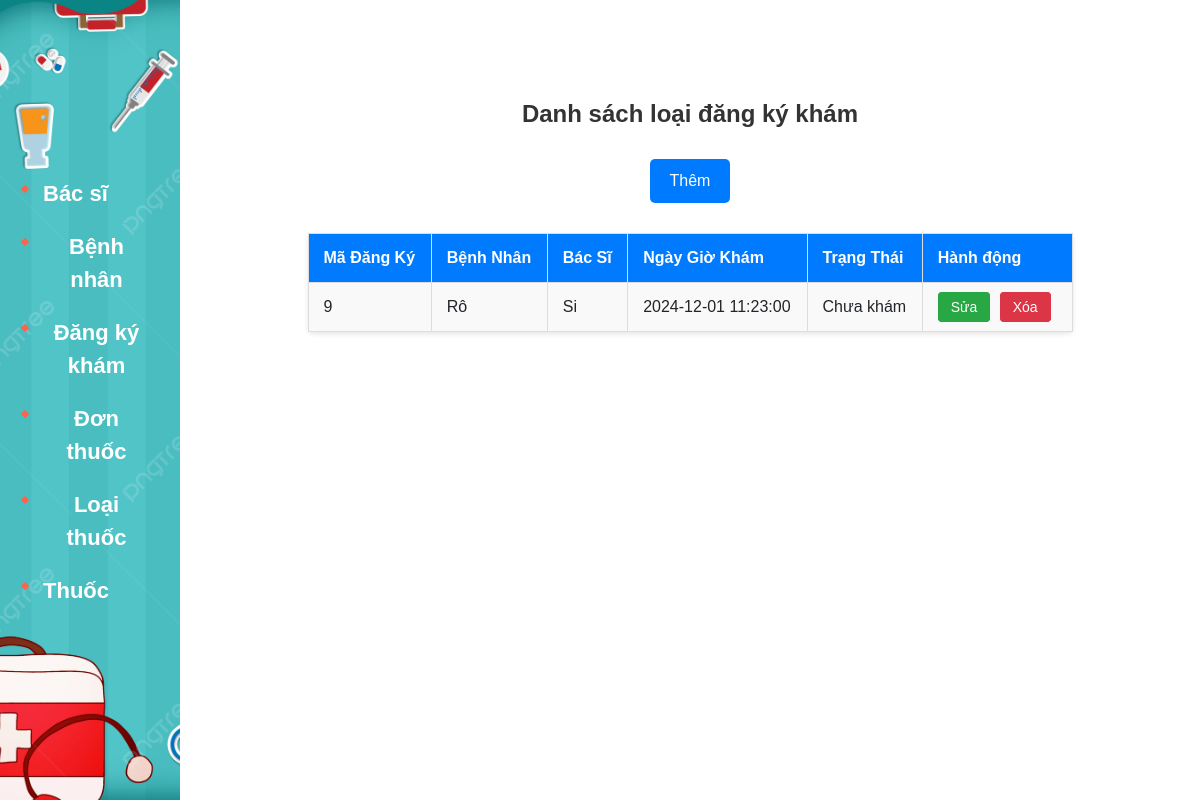
Screenshot of /index.php?act=all_dangKyKham with the database file from the repository.
### tables this page shows
CREATE TABLE `dangkykham` (
  `MaDangKy` int(11) NOT NULL,
  `MaBenhNhan` int(11) NOT NULL,
  `MaBacSi` int(11) NOT NULL,
  `NgayGioKham` datetime NOT NULL,
  `TrangThai` enum('Chưa khám','Đã khám','Hủy') DEFAULT 'Chưa khám'
);

CREATE TABLE `benhnhan` (
  `MaBenhNhan` int(11) NOT NULL,
  `HoTen` varchar(255) NOT NULL,
  `NgaySinh` date DEFAULT NULL,
  `GioiTinh` enum('Nam','Nữ','Khác') NOT NULL,
  `DiaChi` varchar(255) DEFAULT NULL,
  `SoDienThoai` varchar(15) DEFAULT NULL,
  `Email` varchar(255) DEFAULT NULL,
  `NgayDangKy` date DEFAULT curdate()
);

CREATE TABLE `bacsi` (
  `MaBacSi` int(11) NOT NULL,
  `HoTen` varchar(100) NOT NULL,
  `SoDienThoai` varchar(15) DEFAULT NULL,
  `Email` varchar(100) DEFAULT NULL
);

### pdo.php (called while the page is built, shortened)
<?php
function pdo_get_connection()
{
    $dburl = "mysql:host=localhost;dbname=donthuoc;charset=utf8";
    $username = 'root';
    $password = '';
    $conn = new PDO($dburl, $username, $password);
    $conn->setAttribute(PDO::ATTR_ERRMODE, PDO::ERRMODE_EXCEPTION);
    return $conn;
}
function pdo_query($sql)
{
    $sql_args = array_slice(func_get_args(), 1);
    try {
        $conn = pdo_get_connection();
        $stmt = $conn->prepare($sql);
        $stmt->execute($sql_args);
        $rows = $stmt->fetchAll();
        return $rows;
    } catch (PDOException $e) {
        throw $e;
    } finally {
        unset($conn);
    }
}

### model/dangKyKham.php (called while the page is built, shortened)
<?php
function get_all_dangKyKham()
{
          $sql = "SELECT
                              dk.MaDangKy,
                              bn.HoTen AS HoTenBN,
                              bs.HoTen AS HoTenBS,
                              dk.NgayGioKham,
                              dk.TrangThai
                          FROM dangkykham dk
                          JOIN benhnhan bn ON dk.MaBenhNhan = bn.MaBenhNhan
                          JOIN bacsi bs ON dk.MaBacSi = bs.MaBacSi";
          return pdo_query($sql);
}

### view/DangKyKham/all_dangKyKham.php (the view)
<div class="row__content">
          <h1 class="title">Danh sách loại đăng ký khám</h1>
          <a class="add" href="index.php?act=add_dangKyKham">Thêm</a>
          <table>
                    <thead>
                              <tr>
                                        <th>Mã Đăng Ký</th>
                                        <th>Bệnh Nhân</th>
                                        <th>Bác Sĩ</th>
                                        <th>Ngày Giờ Khám</th>
                                        <th>Trạng Thái</th>
                                        <th>Hành động</th>
                              </tr>
                    </thead>
                    <tbody>
                              <?php foreach ($data as $maDangKy): ?>
                                        <tr>
                                                  <td><?= $maDangKy['MaDangKy']; ?></td>
                                                  <td><?= $maDangKy['HoTenBN']; ?></td>
                                                  <td><?= $maDangKy['HoTenBS']; ?></td>
                                                  <td><?= $maDangKy['NgayGioKham']; ?></td>
                                                  <td><?= $maDangKy['TrangThai']; ?></td>
                                                  <td>
                                                            <a class="edit"
                                                                      href="index.php?act=edit_dangKyKham&MaDangKy=<?= $maDangKy['MaDangKy']; ?>">Sửa</a>
                                                            <a class="delete"
                                                                      href="index.php?act=delete_dangKyKham&MaDangKy=<?= $maDangKy['MaDangKy']; ?>">Xóa</a>
                                                  </td>
                                        </tr>
                              <?php endforeach; ?>
                    </tbody>
          </table>
</div>

### asset/css/header.css (style rules this page uses)
* { margin: 0; padding: 0; box-sizing: border-box; font-family: Arial, sans-serif; position: relative; }

### asset/css/content.css (style rules this page uses)
.row__content { float: right; width: 85%; display: flex; flex-direction: column; justify-content: center; align-items: center; }
.add { background-color: #007bff; color: #fff; border: none; padding: 10px 20px; border-radius: 5px; cursor: pointer; transition: all 0.2s ease; font-size: 16px; text-align: center; margin: 10px 0; text-decoration: none; }
table { width: 75%; border-collapse: collapse; margin: 20px 0; font-size: 16px; text-align: left; background-color: #f9f9f9; border: 1px solid #ddd; }
thead tr { background-color: #007bff; color: #ffffff; text-align: left; font-weight: bold; }
thead th { padding: 12px 15px; }
tbody tr { border-bottom: 1px solid #dddddd; }
tbody td { padding: 12px 15px; vertical-align: middle; }
table th, table td { border: 1px solid #ddd; }
table { box-shadow: 0 2px 5px rgba(0, 0, 0, 0.1); border-radius: 5px; }
tbody td a { text-decoration: none; padding: 6px 12px; margin-right: 5px; border-radius: 4px; font-size: 14px; color: #fff; transition: all 0.3s ease; }
tbody td .edit { background-color: #28a745; border: 1px solid #28a745; }
tbody td .delete { background-color: #dc3545; border: 1px solid #dc3545; }
.title { font-size: 24px; font-weight: bold; margin-bottom: 20px; color: #333; margin-top: 100px; }

### rows the page displays
dangkykham: MaDangKy "9", MaBenhNhan.HoTen "Rô", MaBacSi.HoTen "Si", NgayGioKham "2024-12-01 11:23:00", TrangThai "Chưa khám"
